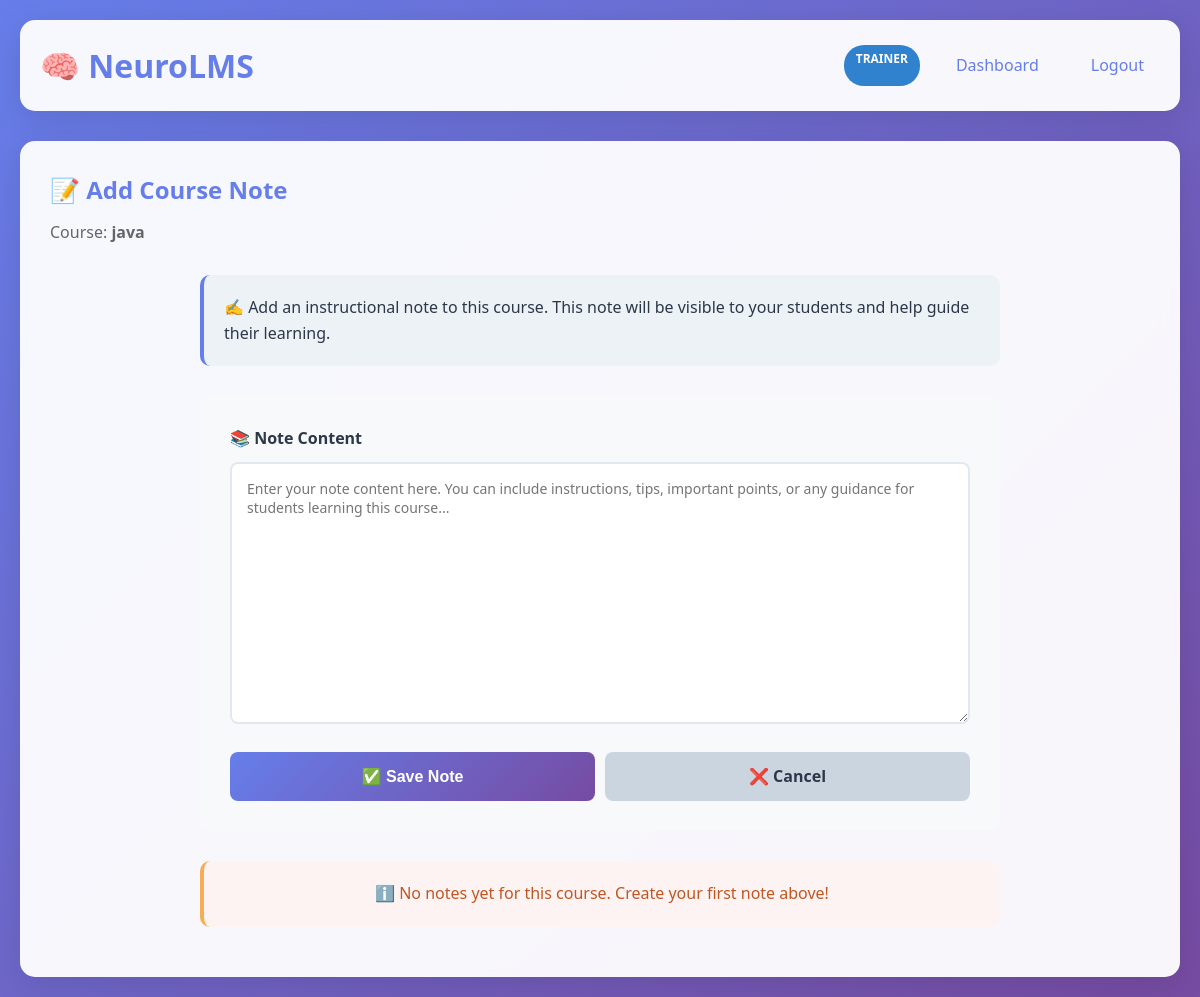
Page /upload_note/1 (signed in) on the earlier database version.
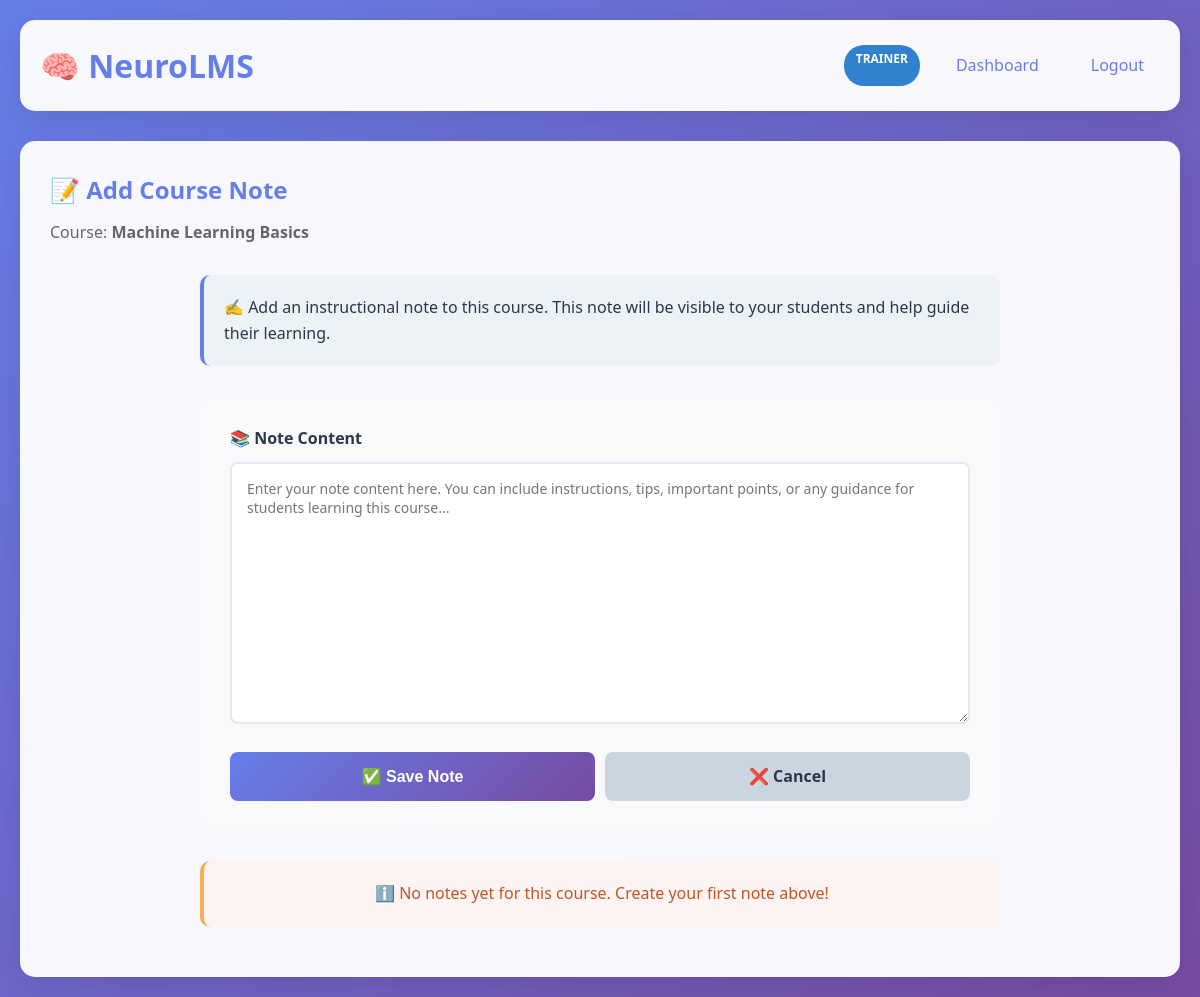
Same page on the later database version.
### app.py (models this page shows)
class Course(db.Model):
    id = db.Column(db.Integer, primary_key=True)
    title = db.Column(db.String(200))
    description = db.Column(db.String(500))
    created_by = db.Column(db.Integer)

### app.py (the view, shortened to what this page needs)
@app.route("/upload_note/<int:course_id>", methods=["GET", "POST"])
def upload_note(course_id):
    if session.get("role") != "trainer":
        return "Unauthorized Access"
    course = Course.query.get(course_id)
    if not course:
        return "Course not found"
    existing_notes = Note.query.filter_by(
        course_id=course_id,
        trainer_id=session["user_id"]
    ).all()
    return render_template(
        "upload_note.html",
        course=course,
        existing_notes=existing_notes,
        session=session
    )

### templates/upload_note.html (shortened to what this page needs)
{% extends "base.html" %}
{% block content %}
<h2 style="color: #667eea; margin-bottom: 10px;">📝 Add Course Note</h2>
<div style="color: #666; margin-bottom: 30px;">Course: <strong>{{ course.title }}</strong></div>
<div style="max-width: 800px; margin: 0 auto;">
    <div class="card" style="background: #edf2f7; border-left: 4px solid #667eea; margin-bottom: 30px;">
        <p style="color: #2d3748; margin: 0;">
            ✍️ Add an instructional note to this course. This note will be visible to your students and help guide their learning.
        </p>
    </div>
    <form method="POST" style="background: #f8f9fa; padding: 30px; border-radius: 10px; margin-bottom: 30px;">
        <div class="form-group">
            <label for="content" style="display: block; font-weight: 600; color: #2d3748; margin-bottom: 10px;">
                📚 Note Content
            </label>
            <textarea
                id="content"
                name="content"
                rows="12"
                required
                placeholder="Enter your note content here. You can include instructions, tips, important points, or any guidance for students learning this course..."
                style="width: 100%; padding: 15px; border: 2px solid #e2e8f0; border-radius: 8px; font-family: inherit; font-size: 14px; resize: vertical;"
            ></textarea>
        </div>
        <div style="display: flex; gap: 10px;">
            <button type="submit" class="btn" style="flex: 1;">
                ✅ Save Note
            </button>
            <a href="/dashboard" style="flex: 1; background: #cbd5e0; color: #2d3748; text-decoration: none; padding: 12px 24px; border-radius: 8px; font-weight: 600; text-align: center; transition: background 0.3s ease;">
                ❌ Cancel
            </a>
        </div>
    </form>
    {% if existing_notes %}
    <div>
        <h3 style="color: #667eea; margin-bottom: 20px;">📋 Your Notes for This Course</h3>
        {% for note in existing_notes %}
        <div class="course-card" style="border-left: 4px solid #48bb78; margin-bottom: 15px;">
            <div style="display: flex; justify-content: space-between; align-items: start; margin-bottom: 12px;">
                <div style="flex: 1;">
                    <div style="font-size: 12px; color: #718096;">
                        📅 Created: {{ note.created_at.strftime('%Y-%m-%d %H:%M') }}
                        {% if note.updated_at != note.created_at %}
                        | Updated: {{ note.updated_at.strftime('%Y-%m-%d %H:%M') }}
                        {% endif %}
                    </div>
                </div>
                <span style="background: #c6f6d5; color: #22543d; padding: 4px 8px; border-radius: 4px; font-size: 12px; font-weight: bold;">
                    Note ID: {{ note.id }}
                </span>
            </div>
            <div style="white-space: pre-wrap; word-break: break-word; color: #2d3748;">{{ note.content }}</div>
        </div>
        {% endfor %}
    </div>
    {% else %}
    <div class="card" style="background: #fef3f3; border-left: 4px solid #f6ad55; text-align: center;">
        <p style="color: #c05621; margin: 0;">
            ℹ️ No notes yet for this course. Create your first note above!
        </p>
    </div>
    {% endif %}
</div>
{% endblock %}

### templates/base.html (shortened to what this page needs)
<!DOCTYPE html>
<html lang="en">
<head>
</head>
<body>
    <div class="container">
        <header class="header">
            <div class="logo">🧠 NeuroLMS</div>
            <nav class="nav-links">
                {% if session.role %}
                    <span class="role-badge {{ session.role }}">{{ session.role }}</span>
                    <a href="/dashboard">Dashboard</a>
                    <a href="/logout">Logout</a>
                {% else %}
                    <a href="/">Login</a>
                    <a href="/register">Register</a>
                {% endif %}
            </nav>
        </header>
        <main class="main-content">
            {% block content %}{% endblock %}
        </main>
    </div>
</body>
</html>

### templates/base.html (style rules this page uses)
* { margin: 0; padding: 0; box-sizing: border-box; }
body { font-family: 'Segoe UI', Tahoma, Geneva, Verdana, sans-serif; line-height: 1.6; color: #333; background: linear-gradient(135deg, #667eea 0%, #764ba2 100%); min-height: 100vh; }
.container { max-width: 1200px; margin: 0 auto; padding: 20px; }
.header { background: rgba(255, 255, 255, 0.95); backdrop-filter: blur(10px); border-radius: 15px; padding: 20px; margin-bottom: 30px; box-shadow: 0 8px 32px rgba(0, 0, 0, 0.1); display: flex; justify-content: space-between; align-items: center; }
.logo { font-size: 2em; font-weight: bold; color: #667eea; }
.nav-links { display: flex; gap: 20px; }
.nav-links a { color: #667eea; text-decoration: none; font-weight: 500; padding: 8px 16px; border-radius: 8px; transition: all 0.3s ease; }
.main-content { background: rgba(255, 255, 255, 0.95); backdrop-filter: blur(10px); border-radius: 15px; padding: 30px; box-shadow: 0 8px 32px rgba(0, 0, 0, 0.1); }
.form-group { margin-bottom: 20px; }
.form-group label { display: block; margin-bottom: 5px; font-weight: 600; color: #555; }
.btn { background: linear-gradient(135deg, #667eea 0%, #764ba2 100%); color: white; border: none; padding: 12px 24px; border-radius: 8px; font-size: 16px; font-weight: 600; cursor: pointer; transition: transform 0.2s ease; width: 100%; }
.card { background: #f8f9fa; border-radius: 10px; padding: 20px; margin-bottom: 20px; border-left: 4px solid #667eea; }
.role-badge { display: inline-block; padding: 4px 12px; border-radius: 20px; font-size: 12px; font-weight: bold; text-transform: uppercase; }
.role-badge.trainer { background: #3182ce; color: white; }

Differences in the rows shown:
changed Course: title "java" → "Machine Learning Basics"
